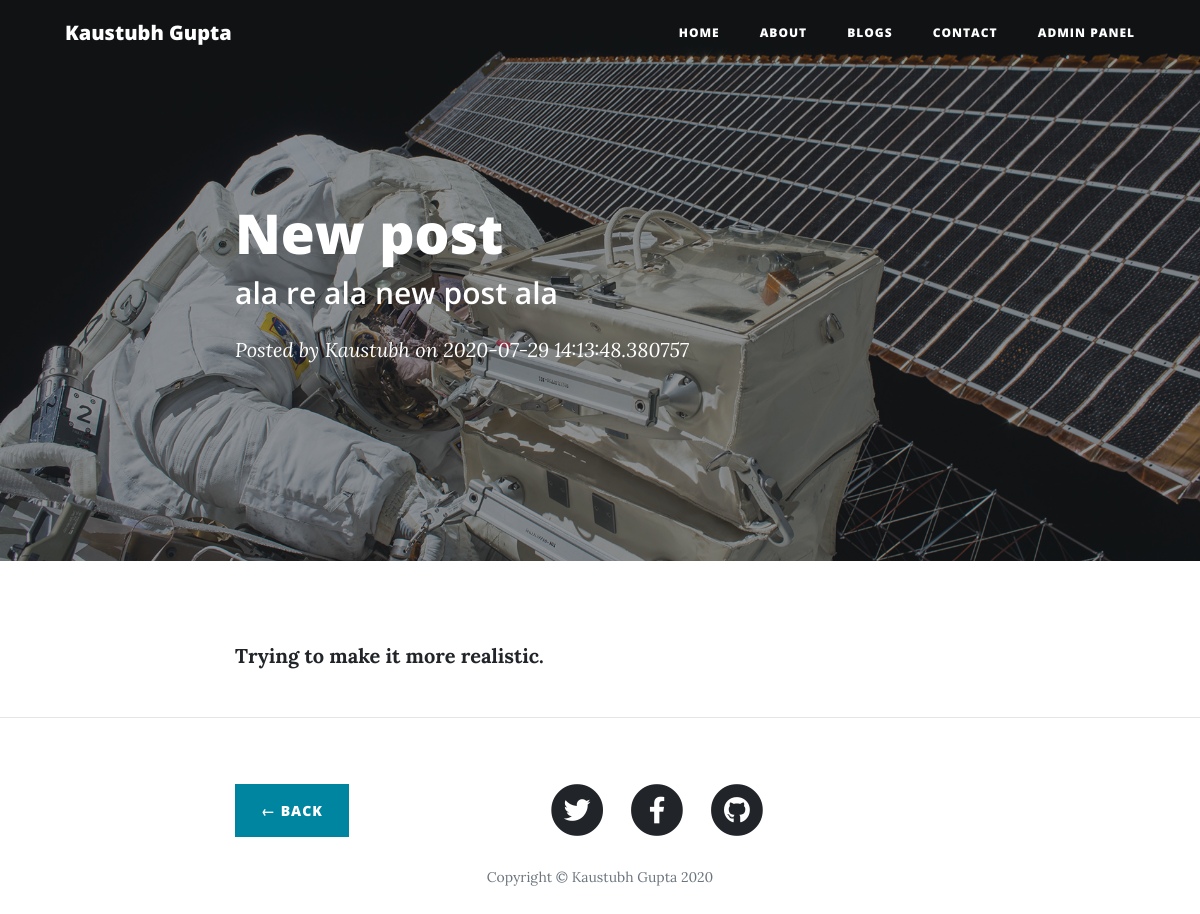
The page /post/djas-das-s on the database its author committed.
### mainWeb.py (models this page shows)
class Posts(db.Model):
    serial_no = db.Column(db.Integer, primary_key=True)
    title = db.Column(db.String(50), nullable=False)
    tagline = db.Column(db.String(50), nullable=False)
    slug = db.Column(db.String(50), nullable=False)
    content = db.Column(db.String(9999), nullable=False)
    date = db.Column(db.String(12), nullable=True)
    img_file = db.Column(db.String(30), nullable=True)

### mainWeb.py (the view)
@app.route('/post/<string:post_slug>', methods=['GET'])
def post_route(post_slug):
    post = Posts.query.filter_by(slug=post_slug).first()
    return render_template('post.html', par=parameter, post=post)

### templates/post.html
{% extends "layout.html" %}
{% block body %}
  {% set fname= 'img/' +post.img_file %}
  <header class="masthead" style="background-image: url('{{url_for('static', filename=fname)}}')">
    <div class="overlay"></div>
    <div class="container">
      <div class="row">
        <div class="col-lg-8 col-md-10 mx-auto">
          <div class="post-heading">
            <h1>{{post.title}}</h1>
            <h2 class="subheading">{{post.tagline}}</h2>
            <span class="meta">Posted by
              <a href="/about">Kaustubh</a>
              on {{post.date}}</span>
          </div>
        </div>
      </div>
    </div>
  </header>
  <article>
    <div class="container">
      <div class="row">
        <div class="col-lg-8 col-md-10 mx-auto">
          {{ post.content | safe }}
        </div>
      </div>
    </div>
  </article>
  {% endblock %}

### rows shown on the page
Posts: title "New post", tagline "ala re ala new post ala", date "2020-07-29 14:13:48.380757", content "Trying to make it more realistic."
